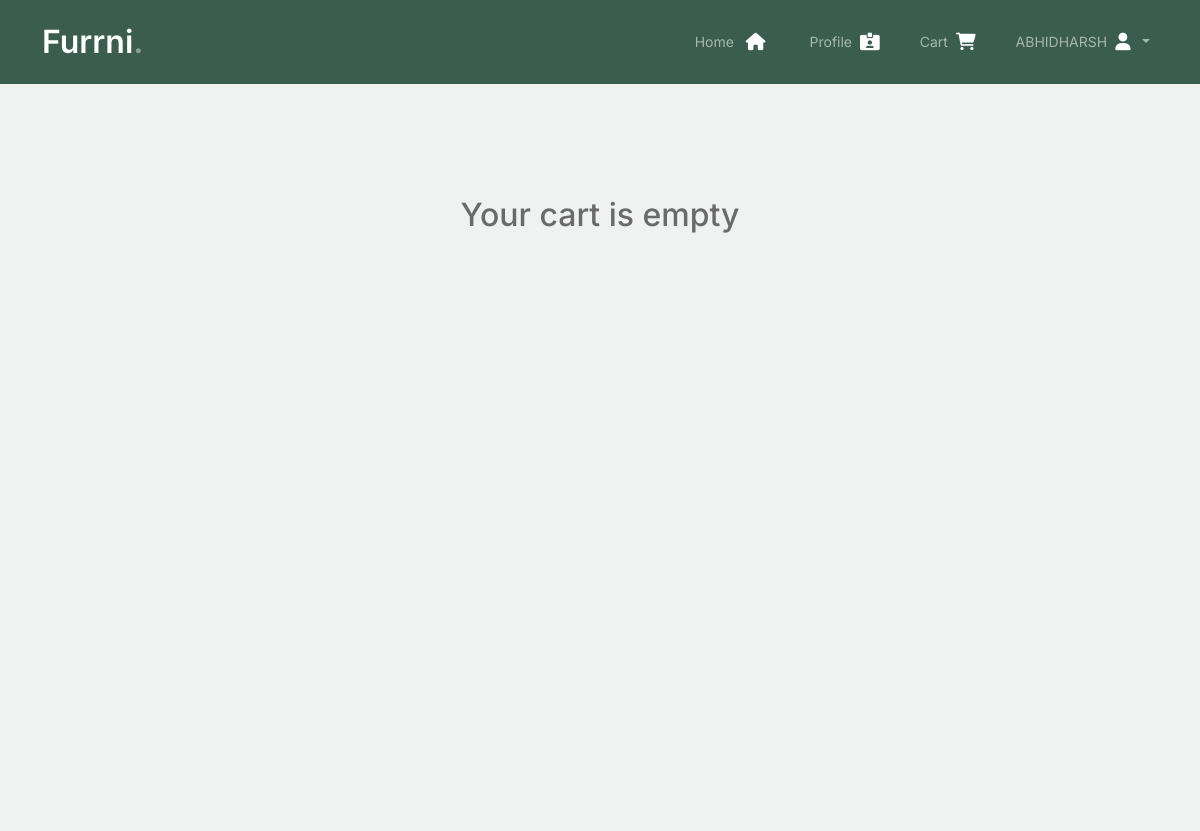
/cart (signed in, upper part), run on an earlier commit of the app's database.
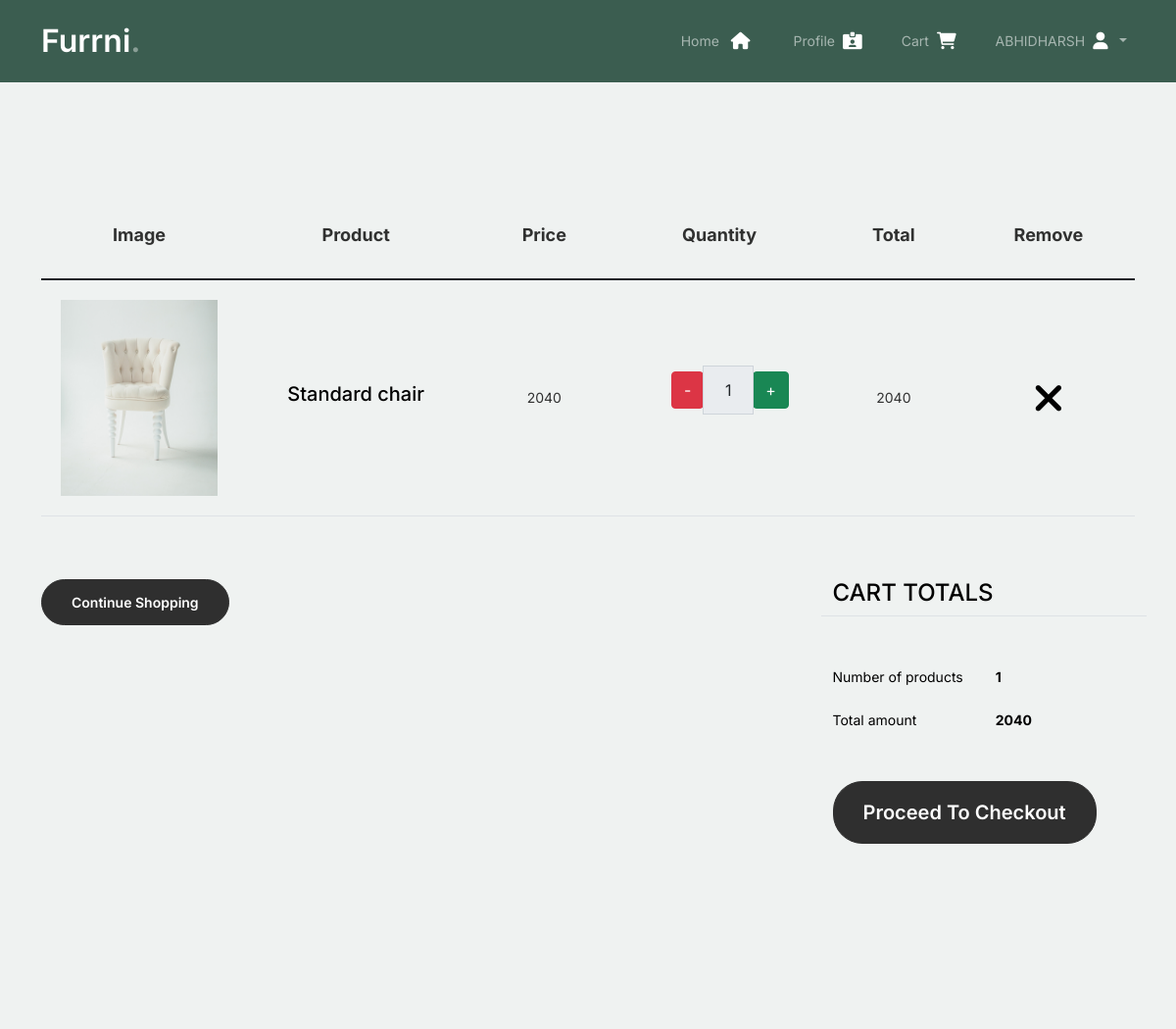
And on a later commit of the database.
### project/models.py (models this page shows, shortened)
class cartitem(models.Model):
    cartitemid = models.AutoField(primary_key=True)
    cart = models.ForeignKey(cart,on_delete=models.CASCADE,null=False)
    product = models.ForeignKey(product,on_delete=models.CASCADE,null=False)
    quantity = models.PositiveBigIntegerField()

class product(models.Model):
    productid = models.AutoField(primary_key=True)
    productname = models.CharField('productname',max_length=30)
    quantity = models.CharField('quantity',max_length=20)
    price = models.CharField('price',max_length=10)
    discountprice =models.IntegerField('discountprice',)
    offerpercentage = models.IntegerField('offerpercentage',null=True,default=0)
    category = models.ForeignKey(category,on_delete=models.CASCADE,null=False)
    provider = models.CharField('provider',max_length=20)
    image = models.ImageField('image',upload_to="products/")
    description = models.TextField('description')

### project/views.py (the view)
# urls.py: path('cart',views.cart,name='cart'),
def cart(request):
    if 'username' in request.session:
        total = 0
        quantity = 0
        id = request.session['id']
        data = carit.objects.filter(cart__user=id)
        for d in data:
            x = int(d.product.discountprice)
            y = int(d.quantity)
            total += (x * y)
            quantity += d.quantity
        datap = {
            "total": total,
            "quantity": quantity
        }
        return render(request, 'cart.html', {'data': data, 'datap': datap})
    else:
        return redirect('userlogin')

### project/templates/cart.html (shortened to what the changed rows need)
{% extends 'user.html' %}
{% load static %}
{% block content %}
{% if not data %}
<div class="untree_co-section before-footer-section" style="padding: 0rem 0;">
	<div class="container">
		<div class="row d-flex justify-content-center">
			<h2 class="text-center">Your cart is empty</h2>
			<lottie-player src="https://assets9.lottiefiles.com/packages/lf20_mtojb2nn.json" background="transparent"
				speed="1" style="width: 500px; height: 400px;" autoplay></lottie-player>
		</div>
	</div>
</div>
{% else %}
<div class="untree_co-section before-footer-section" style="padding: 0rem 0;">
	<div class="container">
		<div class="row mb-5">
			<form class="col-md-12" method="post">
				<div class="site-blocks-table">
					<table class="table">
						<thead>
							<tr>
								<th class="product-thumbnail">Image</th>
								<th class="product-name">Product</th>
								<th class="product-price">Price</th>
								<th class="product-quantity">Quantity</th>
								<th class="product-quantity">Total</th>
								<th class="product-remove">Remove</th>
							</tr>
						</thead>
						<tbody>
							{% for i in data %}
							<div class="product_data">
								<tr>
									<td class="product-thumbnail">
										<img src="../media/{{i.product.image}}" style="height: 25vh;width: 31vh;"
											alt="Image" class="img-fluid">
									</td>
									<td class="product-name">
										<h2 class="h5 text-black">{{i.product.productname}}</h2>
									</td>
									<td class="price">{{i.product.discountprice}}</td>
									<div>
										<td class="product-name">
											<div class="input-group mb-3 d-flex align-items-center"
												style="max-width: 120px;margin-left: 22%;">
												<div class="input-group-prepend">
													<button type="button"
														class="input-group-text decrement-btn btn-danger" data-url="{{i.cartitemid}}">-</button>
												</div>
												<input type="text" class="form-control text-center quantity-amount qty-input" id="qt"
													value="{{i.quantity}}" placeholder="" readonly
													aria-label="Example text with button addon"
													aria-describedby="button-addon1" id="product_qty">
												<div class="input-group-append">
												<button type="button"
														class="input-group-text increment-btn btn-success" data-url="{{i.cartitemid}}">+</button>
												</div>
											</div>
										</td>
									</div>
									<td class="total-price">{% widthratio i.product.discountprice 1 i.quantity %}</td>
									<td><a href="{% url 'delcartitem' %}?id={{i.cartitemid}}"
											class="btn btn-black btn-sm"><i class="fa-3x fa-solid fa-xmark"></i></a>
									</td>
								</tr>
							</div>
							{% endfor %}
						</tbody>
					</table>
				</div>
			</form>
		</div>
		<div class="row">
			<div class="col-md-6">
				<div class="row mb-5">
					<a href="{% url 'userhome' %}">
						<div class="col-md-6">
							<button class="btn btn-outline-black btn-sm btn-block">Continue Shopping</button>
						</div>
					</a>
				</div>
			</div>
			<div class="col-md-6 pl-5">
				<div class="row justify-content-end">
					<div class="col-md-7">
						<div class="row">
							<div class="col-md-12 text-right border-bottom mb-5">
								<h3 class="text-black h4 text-uppercase">Cart Totals</h3>
							</div>
						</div>
						<div class="row mb-3">
							<div class="col-md-6">
								<span class="text-black">Number of products</span>
							</div>
							<div class="col-md-6 text-right">
								<strong class="text-black total-quantity">{{datap.quantity}}</strong>
							</div>
						</div>
						<div class="row mb-5">
							<div class="col-md-6">
								<span class="text-black">Total amount</span>
							</div>
							<div class="col-md-6 text-right">
								<strong class="text-black total-amount">{{datap.total}}</strong>
							</div>
						</div>
						<div class="row">
							<div class="col-md-12">
								<a href="{% url 'checkout' %}?q={{datap.quantity}}&a={{datap.total}}">
									<button class="btn btn-black btn-lg py-3 btn-block">Proceed To Checkout</button>
								</a>
							</div>
						</div>
					</div>
				</div>
			</div>
		</div>
	</div>
</div>
{% endif %}
{% endblock %}

What changed in the data, as far as the page shows it:
added cartitem: product.image (picture), product.productname "Standard chair", product.discountprice "2040", quantity "1", product+quantity "2040"
Also different on the page:
{{ datap.quantity }}: (not shown) → "1"
{{ datap.total }}: (not shown) → "2040"
text no longer shown: "Your cart is empty"
text now shown: "Image Product Price Quantity Total Remove Continue Shopping CART TOTALS Number of products Total amount Proceed To Checkout"
